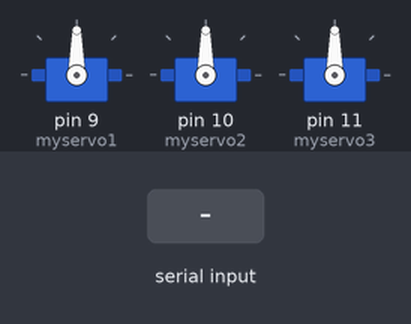
Simulated run of this sketch. Board: Arduino Uno, built with avr-gcc and run on an emulated ATmega328P. On the bench: 3 × servo. The test bench sets the inputs (shaded band).

Above: at 1.2 s.
1.3 s: byte 1 (1) received over Serial
At 2.7 s:
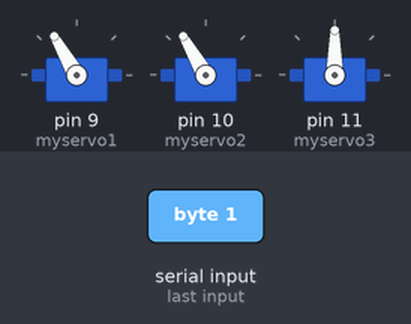
4.3 s: byte 2 (2) received over Serial
At 5.0 s:
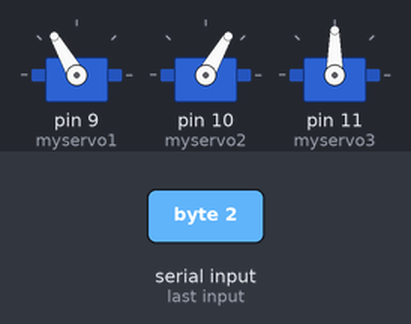
7.3 s: byte 3 (3) received over Serial
At 8.4 s:
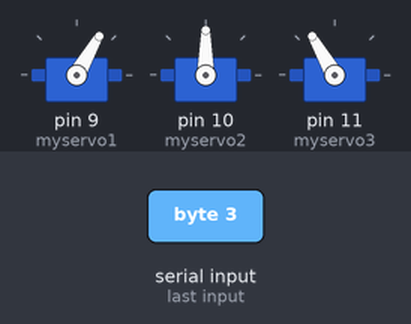
10.3 s: byte 4 (4) received over Serial
At 10.7 s:
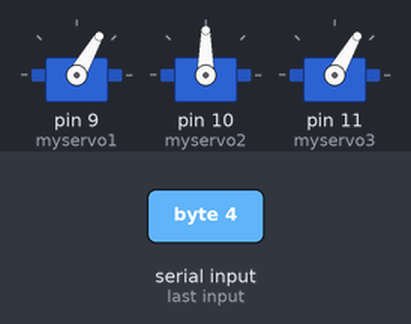
Timing chart, 0 to 13.8 s (numbered marks = the images above; inputs shaded):
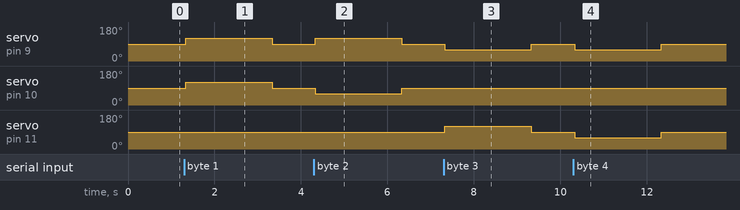

Measured:
- after the input at 1.3 s, servo on pin 9 (myservo1), servo on pin 10 (myservo2): 90° → 120° at once, → 90° 2.0 s later
- after the input at 4.3 s, servo on pin 9 (myservo1): 90° → 120° at once, → 90° 2.0 s later; servo on pin 10 (myservo2): 90° → 60° at once, → 90° 2.0 s later
- after the input at 7.3 s, servo on pin 9 (myservo1): 90° → 60° at once, → 90° 2.0 s later; servo on pin 11 (myservo3): 90° → 120° at once, → 90° 2.0 s later
- after the input at 10.3 s, servo on pin 9 (myservo1), servo on pin 11 (myservo3): 90° → 60° at once, → 90° 2.0 s later

The sketch:

prototype_servo.ino
```cpp
#include <Servo.h> //서보 라이브러리를 불러옵니다.

Servo myservo1;  // 서보를 제어할 서보 오브젝트를 만듭니다.
Servo myservo2;
Servo myservo3;

int pos = 0;     // 서보 위치를 저장할 변수를 선언합니다.

void setup()
{
  Serial.begin(19200); // 시리얼 통신 시작
  myservo1.attach(9);  // 핀 9의 서보를 서보 오브젝트에 연결합니다.
  myservo2.attach(10);
  myservo3.attach(11);

}


void loop()
{
    myservo1.write(90);
    myservo2.write(90);
    myservo3.write(90);

 if (Serial.available())
  {
    int n = Serial.read();   // 파이썬에서 신호를 가져옴
      delay(30);

    if (n == 1)
    {
      myservo1.write(120);
      myservo2.write(120);
      delay(2000);
    }
    else if (n == 2)
    {
     myservo1.write(120);
      myservo2.write(60);
      delay(2000);
    }
    else if(n==3)
    {
     myservo1.write(60);
      myservo3.write(120);
      delay(2000);
    }
    else if(n==4)
    {
     myservo1.write(60);
      myservo3.write(60);
      delay(2000);
    }

  }

}
```
